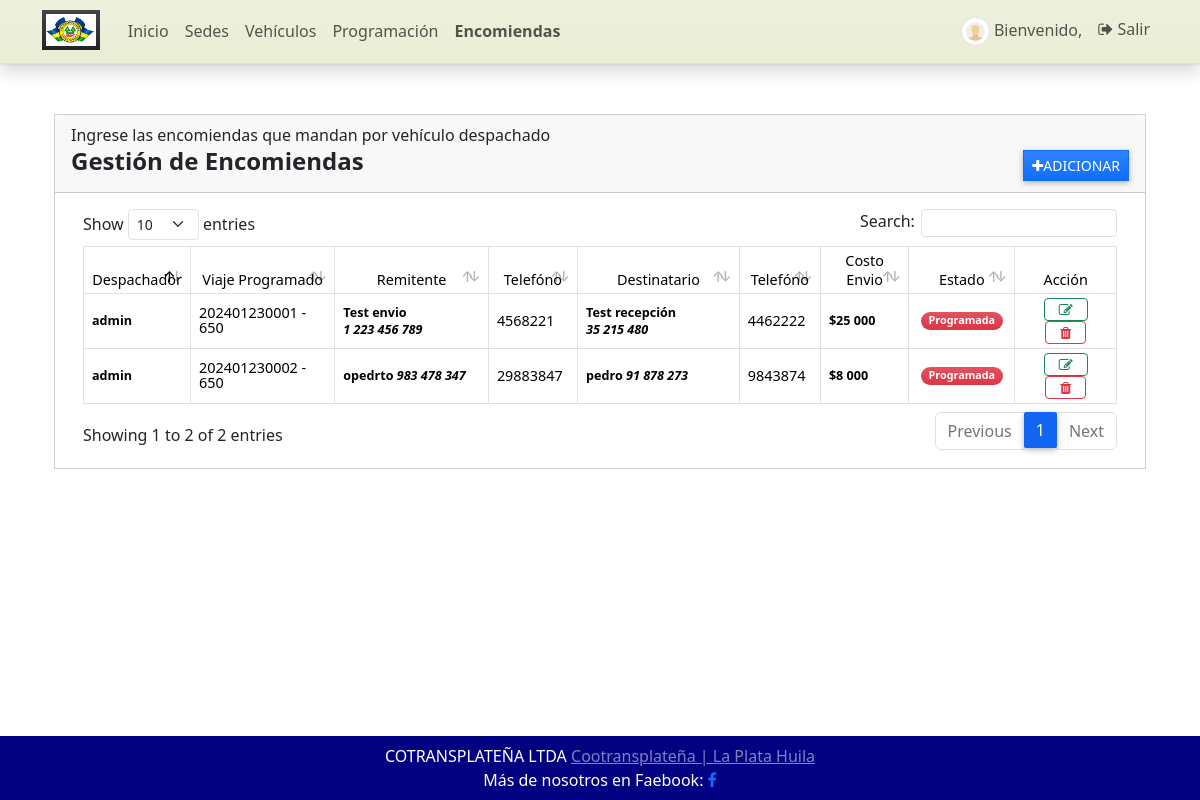
Before: /encomienda (signed in) with the older database file.
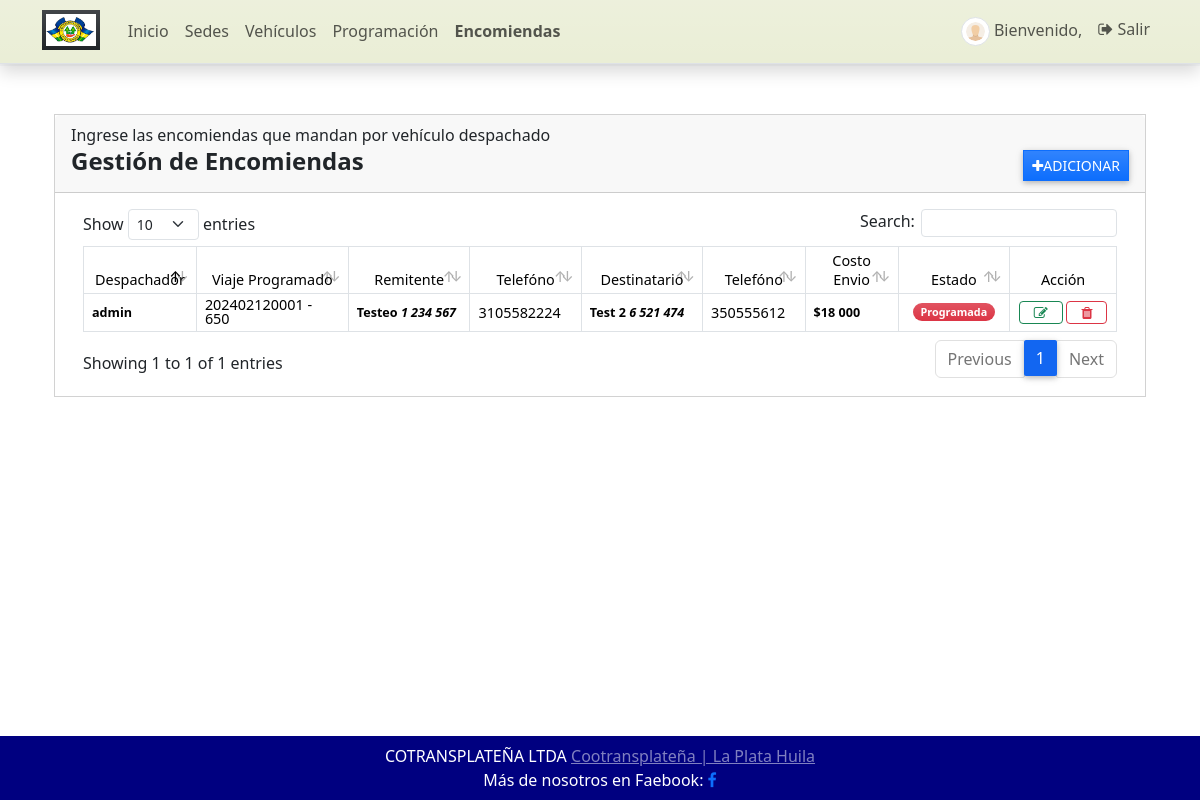
After: the same page with the newer database file.
### GestorApp/models.py (models this page shows, shortened)
class Encomienda(models.Model):
    programacion = models.ForeignKey(Programacion, on_delete=models.CASCADE)
    nombre_envio = models.CharField(max_length=100)
    cedula_envio = models.CharField(max_length=12)
    telefono_envio = models.CharField(max_length=12)
    nombre_recibido = models.CharField(max_length=100)
    cedula_recibido = models.CharField(max_length=12)
    telefono_recibido = models.CharField(max_length=12)
    costo_envio = models.IntegerField(default=0, validators=[MinValueValidator(5000), MaxValueValidator(75000)])
    estado = models.CharField(max_length=2, choices=(('1', 'Programada'), ('2', 'Despachada'), ('3', 'Cancelada'), ('4', 'Retornada')), default=1)
    fecha_creado = models.DateTimeField(default=timezone.now)
    fecha_actualizado = models.DateTimeField(auto_now=True)

class Programacion(models.Model):
    codigo = models.CharField(max_length=100)
    vehiculo = models.ForeignKey(Vehiculo, on_delete=models.CASCADE)
    conductor = models.ForeignKey(Conductor, on_delete=models.CASCADE)
    origen = models.ForeignKey(Sede, on_delete=models.CASCADE, related_name='origen')
    destino = models.ForeignKey(Sede, on_delete=models.CASCADE, related_name='destino')
    programacion = models.DateTimeField()
    precio = models.IntegerField(default=0, validators=[MinValueValidator(5000), MaxValueValidator(75000)])
    estado = models.CharField(max_length=2, choices=(('0','Cancelado'),('1','Programado'),('2','Despachado')), default=1)
    fecha_creado = models.DateTimeField(default=timezone.now)
    fecha_actualizado = models.DateTimeField(auto_now=True)
    def __str__(self):
        return str(self.codigo + ' - ' + self.vehiculo.numero_veh)
    class Meta:
        verbose_name_plural = 'Programaciones'

class Vehiculo(models.Model):
    propietario = models.ForeignKey(Propietario, on_delete=models.CASCADE, blank=True, null=True)
    numero_veh = models.CharField(max_length=5)
    placa_veh = models.CharField(max_length=8)
    asientos = models.PositiveIntegerField(default=0, validators=[MinValueValidator(1), MaxValueValidator(50)])
    estado = models.CharField(max_length=2, choices=(('1', 'Activo'), ('2', 'Inactivo'), ), default=1)
    fecha_creado = models.DateTimeField(default=timezone.now)
    fecha_actualizado = models.DateTimeField(auto_now=True)
    class Meta:
        verbose_name_plural = 'Vehículos'

### GestorApp/views.py (the view)
# urls.py: path('encomienda', views.encomienda, name='encomienda-pagina'),
@login_required
def encomienda(request: HttpRequest):
    semaforo_3 = {
        '1': 'bg-danger',
        '2': 'bg-dark',
        '3': 'bg-warning',
        '4': 'bg-succes',
    }
    context['page_title'] = "Encomienda"
    encomiendas = Encomienda.objects.all()
    context['encomiendas'] = encomiendas
    context['semaforo_3'] = semaforo_3
    return render(request, 'gestion/encomienda.html', context)

### GestorApp/forms.py
class ActualizarContrasena(PasswordChangeForm):
    old_password = forms.CharField(
        widget=forms.PasswordInput(attrs={'class': 'form-control form-control-sm rounded-0'}),
        label="Contraseña Anterior")
    new_password1 = forms.CharField(
        widget=forms.PasswordInput(attrs={'class': 'form-control form-control-sm rounded-0'}),
        label="Nueva Constraseña")
    new_password2 = forms.CharField(
        widget=forms.PasswordInput(attrs={'class': 'form-control form-control-sm rounded-0'}),
        label="Confirmar Nueva Contraseña")
    class Meta:
        model = User
        fields = ('old_password', 'new_password1', 'new_password2')

### GestorApp/templatetags/customfilter.py (called while the page is built)
@register.filter
def dict_key(d, k):
    return d[k]

### GestorApp/templates/gestion/encomienda.html (shortened to what the changed rows need)
{% extends 'core/base.html' %}
{% load humanize %}
{% block Contenido %}
{% load customfilter %}
    <div class="container-fluid">
        <div class="col-lg-12 col-md-12 col-sm-12 col-xs-14 table-responsive">
            <div class="card card-default rounded-0 shadow ">
            <div class="card-body">
                <div class="container-fluid">
                    <table class="table table-bordered" id="encomienda-lista">
                        <thead>
                          <tr class="bg-gradient bg-secondary bg-opacity-50 text-light">
                            <th class="px-1 py-1 text-center">Despachador</th>
                            <th class="px-1 py-1 text-center">Viaje Programado</th>
                            <th class="px-1 py-1 text-center">Remitente</th>
                            <th class="px-1 py-1 text-center">Telefóno</th>
                            <th class="px-1 py-1 text-center">Destinatario</th>
                            <th class="px-1 py-1 text-center">Telefóno</th>
                            <th class="px-1 py-1 text-center">Costo Envio</th>
                            <th class="px-1 py-1 text-center">Estado</th>
                            <th class="px-1 py-1 text-center">Acción</th>
                          </tr>
                        </thead>
                        <tbody>
                        {% for encomienda in encomiendas %}
                        <tr>
                            <td class="px-2 py-1 align-middle font-weight-bold small">{{ user.username }}</td>
                            <td class="px-1 py-1 align-middle"> <div class="lh-1"> {{ encomienda.programacion }} </div></td>
                            <td class="px-2 py-1 align-middle">
                                <div class="font-weight-bold small"> {{ encomienda.nombre_envio }}
                                    <i class="success"> {{ encomienda.cedula_envio|intcomma }} </i> </div>
                            </td>
                            <td class="px-2 py-1 align-middle">{{ encomienda.telefono_envio }}</td>
                            <td class="px-2 py-1 align-middle">
                                <div class="font-weight-bold small">   {{ encomienda.nombre_recibido }}
                                    <i class="success"> {{ encomienda.cedula_recibido|intcomma }} </i> </div>  </td>
                            <td class="px-2 py-1 align-middle">{{ encomienda.telefono_recibido }}</td>
                            <td class="px-2 py-1 align-middle font-weight-bold small"> ${{ encomienda.costo_envio|intcomma }}</td>
                            <td class="px-2 py-1 align-middle text-center">
                                 <span class="badge {{ semaforo_3|dict_key:encomienda.estado}} bg-gradient rounded-pill px-2">
                                    {{ encomienda.get_estado_display }} </span>
                            </td>
                            <td class="px-2 py-1 align-middle text-center">
                                <a class="btn btn-outline-success btn-sm edit-data" href="javascript:void(0)" data-id="{{ encomienda.pk }}" title="Editar">
                                    <i class="fa fa-edit"></i>
                                </a>
                                <button class="btn btn-outline-danger btn-sm delete-data" type="button" data-id="{{ encomienda.pk }}" title="Eliminar">
                                    <i class="fa fa-trash"></i>
                                </button>
                            </td>
                        </tr>
                        {% endfor %}
                        </tbody>
                    </table>
                </div>
            </div>
        </div>
    </div>
{% endblock Contenido %}

Changed rows visible on the page:
removed Encomienda: {{ user.username }} "admin", programacion "202401230001 - 650", nombre_envio "Test envio", cedula_envio "1 223 456 789", telefono_envio "4568221", nombre_recibido "Test recepción", cedula_recibido "35 215 480", telefono_recibido "4462222", costo_envio "25 000", estado "Programada"
removed Encomienda: {{ user.username }} "admin", programacion "202401230002 - 650", nombre_envio "opedrto", cedula_envio "983 478 347", telefono_envio "29883847", nombre_recibido "pedro", cedula_recibido "91 878 273", telefono_recibido "9843874", costo_envio "8 000", estado "Programada"
added Encomienda: {{ user.username }} "admin", programacion "202402120001 - 650", nombre_envio "Testeo", cedula_envio "1 234 567", telefono_envio "3105582224", nombre_recibido "Test 2", cedula_recibido "6 521 474", telefono_recibido "350555612", costo_envio "18 000", estado "Programada"
Other visible differences:
text written by a page script: "Show entries Search: Showing 1 to 2 of 2 entries Previous 1 Next" → "Show entries Search: Showing 1 to 1 of 1 entries Previous 1 Next"
